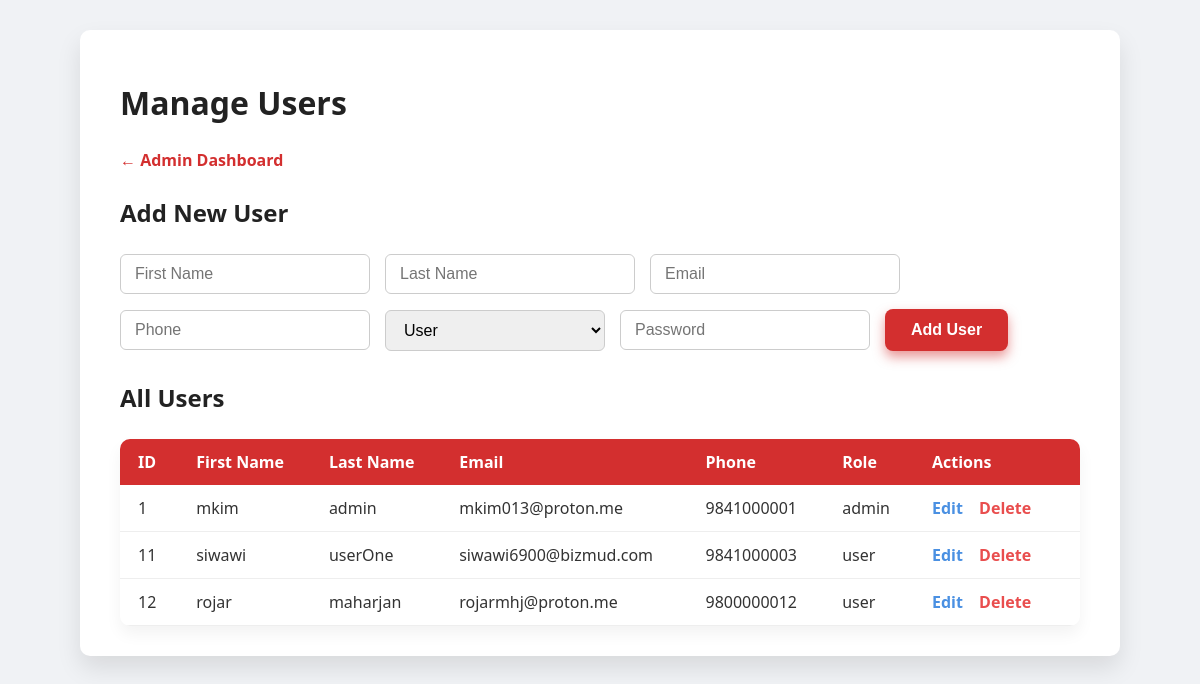
The page /admin/admin_users.php (signed in) on the database its author committed.
### tables this page shows
CREATE TABLE `signup` (
  `id` int(11) NOT NULL,
  `fname` varchar(25) NOT NULL,
  `lname` varchar(25) NOT NULL,
  `email` varchar(100) NOT NULL,
  `phone` bigint(20) NOT NULL,
  `dob` date NOT NULL,
  `gender` char(1) NOT NULL,
  `password` varchar(100) NOT NULL,
  `role` varchar(20) NOT NULL DEFAULT 'user'
);

### admin/admin_users.php (the view, shortened to what this page needs)
<?php
include('../assets/php/connection.php');
$edit_user = null;
$users = $conn->query("SELECT * FROM signup ORDER BY id ASC");
?>
<!DOCTYPE html>
<html lang="en">
<head>
</head>
<body>
  <div class="container">
    <h1>Manage Users</h1>
    <div class="top-links">
      <a href="index.php">← Admin Dashboard</a>
    </div>
    <?php if ($edit_user): ?>
      <h2>Edit User #<?php echo $edit_user['id']; ?></h2>
      <form method="post" action="admin_users.php">
        <input type="hidden" name="id" value="<?php echo $edit_user['id']; ?>">
        <input type="text" name="fname" value="<?php echo htmlspecialchars($edit_user['fname']); ?>" placeholder="First Name" required>
        <input type="text" name="lname" value="<?php echo htmlspecialchars($edit_user['lname']); ?>" placeholder="Last Name">
        <input type="email" name="email" value="<?php echo htmlspecialchars($edit_user['email']); ?>" placeholder="Email" required>
        <input type="text" name="phone" value="<?php echo htmlspecialchars($edit_user['phone']); ?>" placeholder="Phone">
        <select name="role">
          <option value="user" <?php if ($edit_user['role'] === 'user') echo 'selected'; ?>>User</option>
          <option value="admin" <?php if ($edit_user['role'] === 'admin') echo 'selected'; ?>>Admin</option>
        </select>
        <input type="submit" name="update_user" value="Update User">
      </form>
    <?php else: ?>
      <h2>Add New User</h2>
      <form method="post" action="admin_users.php">
        <input type="text" name="fname" placeholder="First Name" required>
        <input type="text" name="lname" placeholder="Last Name">
        <input type="email" name="email" placeholder="Email" required>
        <input type="text" name="phone" placeholder="Phone">
        <select name="role">
          <option value="user">User</option>
        </select>
        <input type="password" name="password" placeholder="Password" required>
        <input type="submit" name="add_user" value="Add User">
      </form>
    <?php endif; ?>
    <h2>All Users</h2>
    <table>
      <thead>
        <tr>
          <th>ID</th>
          <th>First Name</th>
          <th>Last Name</th>
          <th>Email</th>
          <th>Phone</th>
          <th>Role</th>
          <th style="width:130px;">Actions</th>
        </tr>
      </thead>
      <tbody>
        <?php while ($row = $users->fetch_assoc()): ?>
          <tr>
            <td><?php echo $row['id']; ?></td>
            <td><?php echo htmlspecialchars($row['fname']); ?></td>
            <td><?php echo htmlspecialchars($row['lname']); ?></td>
            <td><?php echo htmlspecialchars($row['email']); ?></td>
            <td><?php echo htmlspecialchars($row['phone']); ?></td>
            <td><?php echo htmlspecialchars($row['role']); ?></td>
            <td class="actions">
              <a href="admin_users.php?edit=<?php echo $row['id']; ?>">Edit</a>
              <a href="admin_users.php?delete=<?php echo $row['id']; ?>" onclick="return confirm('Delete user?');" style="color:#e94e4e;">Delete</a>
            </td>
          </tr>
        <?php endwhile; ?>
      </tbody>
    </table>
  </div>
</body>
</html>

### admin/admin_users.php (style rules this page uses)
body { font-family: 'Segoe UI', Tahoma, Geneva, Verdana, sans-serif; background: #f0f2f5; margin: 0; padding: 30px 15px; color: #333; }
.container { max-width: 960px; margin: 0 auto; background: #fff; border-radius: 10px; padding: 30px 40px; box-shadow: 0 12px 24px rgba(0, 0, 0, 0.1); }
h1, h2 { font-weight: 700; color: #222; margin-bottom: 25px; }
a { color: #d32f2f; text-decoration: none; font-weight: 600; }
.top-links { margin-bottom: 25px; }
.top-links a { margin-right: 20px; }
form { margin-bottom: 30px; display: flex; flex-wrap: wrap; gap: 15px; align-items: center; }
input[type=text], input[type=email], input[type=password], select { padding: 10px 14px; font-size: 16px; border: 1px solid #ccc; border-radius: 6px; width: 220px; transition: border-color 0.3s ease; }
input[type=submit] { background: #d32f2f; color: white; border: none; padding: 12px 26px; font-size: 16px; border-radius: 8px; cursor: pointer; font-weight: 700; box-shadow: 0 6px 12px rgba(211, 47, 47, 0.5); transition: background-color 0.3s ease; }
table { width: 100%; border-collapse: collapse; box-shadow: 0 8px 16px rgba(0, 0, 0, 0.05); border-radius: 10px; overflow: hidden; }
th, td { padding: 12px 18px; text-align: left; }
thead { background: #d32f2f; color: white; font-weight: 600; }
tbody tr { border-bottom: 1px solid #eee; transition: background-color 0.2s ease; }
tbody td a { font-weight: 600; }
tbody td a[href*="edit"] { color: #4a90e2; }
tbody td a[href*="delete"] { color: #d32f2f; }
.actions a { margin-right: 12px; }

### rows shown on the page
signup: id "1", fname "mkim", lname "admin", email "mkim013@proton.me", phone "9841000001", role "admin"
signup: id "11", fname "siwawi", lname "userOne", email "siwawi6900@bizmud.com", phone "9841000003", role "user"
signup: id "12", fname "rojar", lname "maharjan", email "rojarmhj@proton.me", phone "9800000012", role "user"
